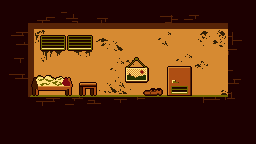

Rendered tile map (Tiled .tmx) drawn with the repository's tilesets; below, a short description and the full map source, tile grids included:
An orthogonal 16x9 tile map with 16x16 px tiles, 1 tile layer (ignored) and 24 objects (3x Custom(Solid), 3x Custom(SolidFight), Custom(BgFragment1), Custom(BgFragment2), Custom(BgFragment3), ...).

<map version="1.4" tiledversion="1.4.2" orientation="orthogonal" renderorder="right-down" width="16" height="9" tilewidth="16" tileheight="16" infinite="0" nextlayerid="6" nextobjectid="29">
 <editorsettings>
  <export target="../../resources/levels/scene_1.json" format="ld47-export" />
 </editorsettings>
 <tileset firstgid="1" source="../tsx/scene1bg.tsx" />
 <layer id="1" name="ignored" width="16" height="9" locked="1">
  <properties>
   <property name="_ignore" type="bool" value="true" />
  </properties>
  <data encoding="csv">
1,2,3,4,5,6,7,8,9,10,11,12,13,14,15,16,
17,18,19,20,21,22,23,24,25,26,27,28,29,30,31,32,
33,34,35,36,37,38,39,40,41,42,43,44,45,46,47,48,
49,50,51,52,53,54,55,56,57,58,59,60,61,62,63,64,
65,66,67,68,69,70,71,72,73,74,75,76,77,78,79,80,
81,82,83,84,85,86,87,88,89,90,91,92,93,94,95,96,
97,98,99,100,101,102,103,104,105,106,107,108,109,110,111,112,
113,114,115,116,117,118,119,120,121,122,123,124,125,126,127,128,
129,130,131,132,133,134,135,136,137,138,139,140,141,142,143,144
</data>
 </layer>
 <objectgroup id="4" name="bg" visible="0" locked="1">
  <properties>
   <property name="z" type="float" value="-1" />
  </properties>
  <object id="2" type="Custom(BgFragment1)" x="0" y="0" width="54" height="34" />
  <object id="16" type="Custom(BgFragment2)" x="0" y="72" width="42" height="72" />
  <object id="17" type="Custom(BgFragment3)" x="0" y="34" width="86" height="38" />
  <object id="18" type="Custom(BgFragment4)" x="54" y="0" width="96" height="34" />
  <object id="20" type="Custom(BgFragment5)" x="86" y="34" width="46" height="110" />
  <object id="21" type="Custom(BgFragment6)" x="132" y="34" width="74" height="74" />
  <object id="22" type="Custom(BgFragment7)" x="42" y="72" width="44" height="72" />
  <object id="23" type="Custom(BgFragment8)" x="150" y="0" width="106" height="34" />
  <object id="24" type="Custom(BgFragment9)" x="206" y="34" width="50" height="110" />
  <object id="25" type="Custom(BgFragment10)" x="132" y="108" width="74" height="36" />
 </objectgroup>
 <objectgroup id="5" name="collision">
  <object id="5" type="Custom(Solid)" x="0" y="96" width="256" height="48" />
  <object id="6" type="Custom(Solid)" x="0" y="0" width="32" height="96" />
  <object id="7" type="Custom(Solid)" x="228" y="0" width="28" height="96" />
  <object id="9" name="Painting" type="Custom(Painting)" x="132" y="67" width="10" height="14" />
  <object id="10" name="Shoes" type="Custom(Shoes)" x="150.091" y="87.8182" width="6.81818" height="8.18182" />
  <object id="11" name="Filth" type="Custom(Filth)" x="108.636" y="64" width="10.5455" height="16" />
  <object id="13" name="Alarm" type="Custom(Alarm)" x="78" y="36" width="20" height="48" />
  <object id="14" name="Door" type="Custom(Door)" x="173.875" y="64" width="11.375" height="32" />
  <object id="15" name="Bed" type="Custom(Bed)" x="32" y="64" width="32" height="32" />
  <object id="26" type="Custom(SolidFight)" x="0" y="136" width="256" height="8" />
  <object id="27" type="Custom(SolidFight)" x="0" y="0" width="8" height="144" />
  <object id="28" type="Custom(SolidFight)" x="248" y="0" width="8" height="144" />
 </objectgroup>
 <objectgroup id="3" name="objects">
  <properties>
   <property name="z" type="float" value="0.5" />
  </properties>
  <object id="8" name="Plant" type="Custom(Plant)" x="199" y="64" width="24" height="32" />
 </objectgroup>
 <objectgroup id="2" name="player">
  <properties>
   <property name="z" type="float" value="1" />
  </properties>
  <object id="1" name="Player" type="Player" x="32" y="48" width="32" height="32" />
 </objectgroup>
</map>
